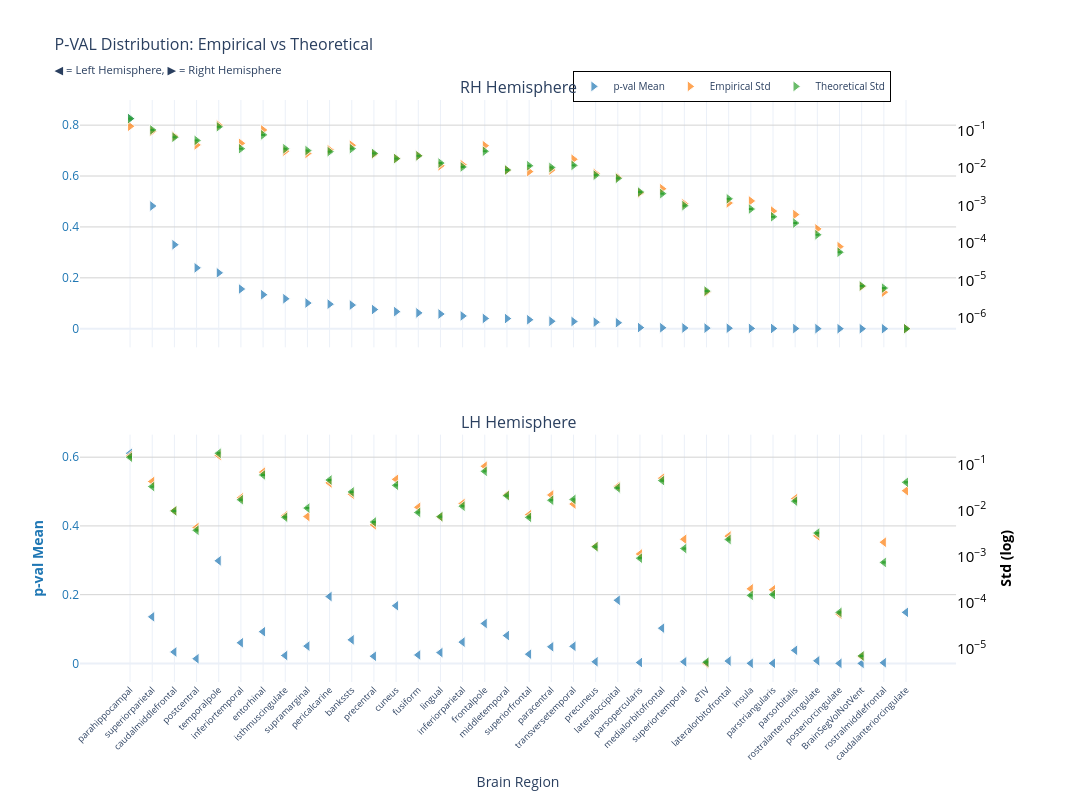
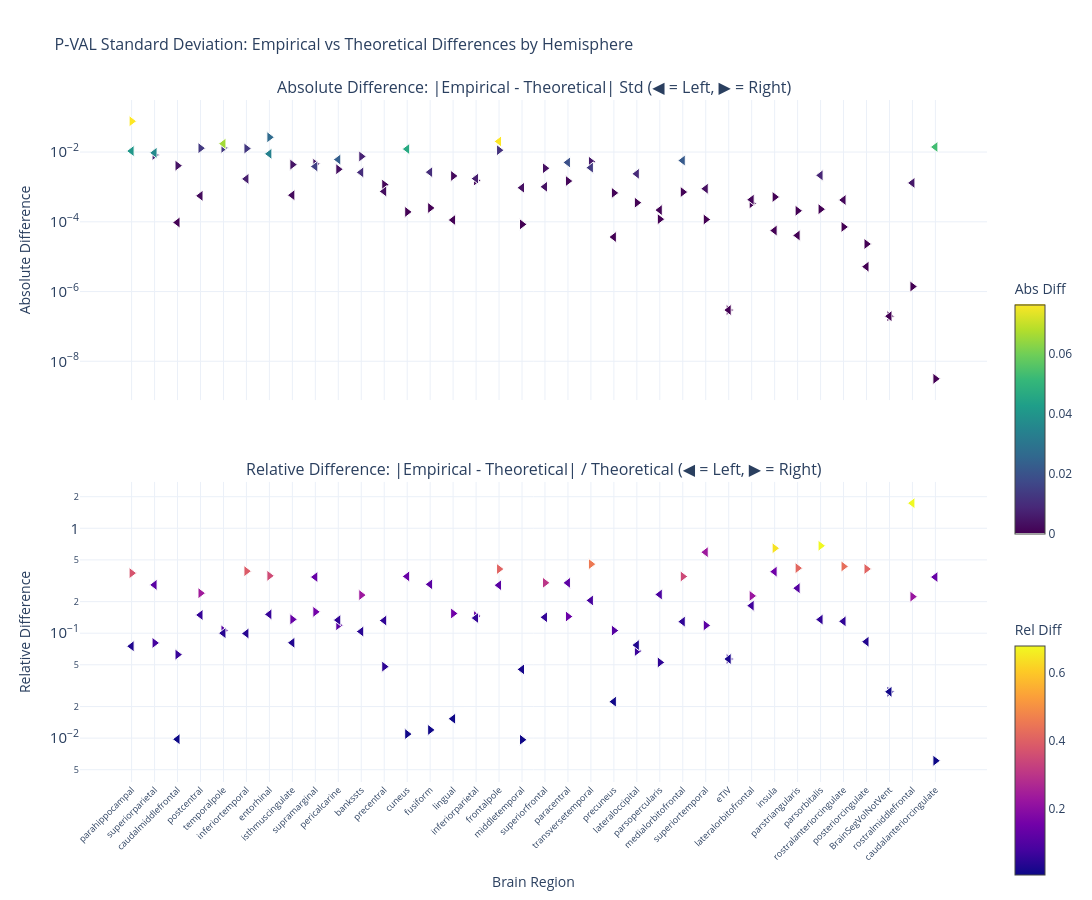

The cell these charts' notebook holds for them, in order:
### Markdown cell above
### p-value

### Code cell
nu_nav = df_npvr[(df_npvr["timepoint"] == "baseline") & (df_npvr["group"] == "HC-PD")]
data_path = stats_dir / f"student_baseline_{METRIC}.parquet"
df, stats = get_test_stats(
    data_path, stat_functions_F, nu_nav, hemisphere=True, study="baseline"
)
show_figure(stats, hemisphere=True, stat_name="p-val", study="baseline", metric=METRIC)

### Figure 1 — Plotly figure (JSON) as saved in the notebook; plotly's stock layout.template omitted (floating-point values rounded to 4 significant figures)
{"data": [{"hovertemplate": "<b>%{x}</b><br>Mean p-val: %{y:.2f}<br><extra></extra>", "legendgroup": "mean", "marker": {"color": "#1f77b4", "line": {"color": "white", "width": 1}, "opacity": 0.7, "size": 10, "symbol": "triangle-right"}, "mode": "markers", "name": "p-val Mean", "showlegend": true, "type": "scatter", "x": ["parahippocampal", "superiorparietal", "caudalmiddlefrontal", "postcentral", "temporalpole", "inferiortemporal", "entorhinal", "isthmuscingulate", "supramarginal", "pericalcarine", "bankssts", "precentral", "cuneus", "fusiform", "lingual", "inferiorparietal", "frontalpole", "middletemporal", "superiorfrontal", "paracentral", "transversetemporal", "precuneus", "lateraloccipital", "parsopercularis", "medialorbitofrontal", "superiortemporal", "eTIV", "lateralorbitofrontal", "insula", "parstriangularis", "parsorbitalis", "rostralanteriorcingulate", "posteriorcingulate", "BrainSegVolNotVent", "rostralmiddlefrontal", "caudalanteriorcingulate"], "xaxis": "x", "y": [0.8256, 0.4823, 0.3301, 0.2391, 0.2197, 0.1561, 0.1337, 0.1178, 0.101, 0.09654, 0.09297, 0.07543, 0.0672, 0.06225, 0.05785, 0.0503, 0.04041, 0.04003, 0.03533, 0.02941, 0.02845, 0.0259, 0.02354, 0.00454, 0.003881, 0.003, 0.002409, 0.002015, 0.001298, 0.001023, 0.0006762, 0.0003542, 0.0001291, 7.135e-05, 9.251e-06, 1.013e-06], "yaxis": "y"}, {"hovertemplate": "<b>%{x}</b><br>Empirical Std: %{y:.3f}<br><extra></extra>", "legendgroup": "empirical", "marker": {"color": "#ff7f0e", "line": {"color": "white", "width": 1}, "opacity": 0.7, "size": 10, "symbol": "triangle-right"}, "mode": "markers", "name": "Empirical Std", "showlegend": true, "type": "scatter", "x": ["parahippocampal", "superiorparietal", "caudalmiddlefrontal", "postcentral", "temporalpole", "inferiortemporal", "entorhinal", "isthmuscingulate", "supramarginal", "pericalcarine", "bankssts", "precentral", "cuneus", "fusiform", "lingual", "inferiorparietal", "frontalpole", "middletemporal", "superiorfrontal", "paracentral", "transversetemporal", "precuneus", "lateraloccipital", "parsopercularis", "medialorbitofrontal", "superiortemporal", "eTIV", "lateralorbitofrontal", "insula", "parstriangularis", "parsorbitalis", "rostralanteriorcingulate", "posteriorcingulate", "BrainSegVolNotVent", "rostralmiddlefrontal", "caudalanteriorcingulate"], "xaxis": "x", "y": [0.1281, 0.09403, 0.0693, 0.04078, 0.1371, 0.04495, 0.1021, 0.02787, 0.02417, 0.03021, 0.03991, 0.02307, 0.01779, 0.02111, 0.01133, 0.01208, 0.03893, 0.00868, 0.007934, 0.008751, 0.01691, 0.007042, 0.005594, 0.002142, 0.002768, 0.001099, 4.907e-06, 0.001156, 0.001312, 0.0007038, 0.0005677, 0.000236, 7.952e-05, 6.924e-06, 4.857e-06, 5.202e-07], "yaxis": "y2"}, {"error_y": {"array": [0.005731, 0.002866, 0.001827, 0.001505, 0.003472, 0.0009059, 0.002115, 0.0009032, 0.000806, 0.0007564, 0.0009084, 0.0006789, 0.0004929, 0.0005844, 0.0003754, 0.0002954, 0.0007745, 0.0002456, 0.0003185, 0.0002865, 0.0003256, 0.0001784, 0.0001468, 6.335e-05, 5.758e-05, 2.752e-05, 1.457e-07, 4.19e-05, 2.235e-05, 1.392e-05, 9.461e-06, 4.615e-06, 1.581e-06, 1.995e-07, 1.751e-07, 1.449e-08], "arrayminus": [0.005573, 0.002787, 0.001777, 0.001463, 0.003376, 0.0008808, 0.002057, 0.0008782, 0.0007837, 0.0007355, 0.0008832, 0.0006601, 0.0004793, 0.0005682, 0.000365, 0.0002872, 0.000753, 0.0002388, 0.0003097, 0.0002785, 0.0003166, 0.0001735, 0.0001428, 6.16e-05, 5.598e-05, 2.676e-05, 1.417e-07, 4.074e-05, 2.173e-05, 1.353e-05, 9.199e-06, 4.487e-06, 1.537e-06, 1.94e-07, 1.703e-07, 1.408e-08], "color": "#2ca02c", "thickness": 1, "type": "data", "visible": true, "width": 2}, "hovertemplate": "<b>%{x}</b><br>Theoretical Std: %{y:.3f}<br><extra></extra>", "legendgroup": "theoretical", "marker": {"color": "#2ca02c", "line": {"color": "white", "width": 1}, "opacity": 0.7, "size": 10, "symbol": "triangle-right"}, "mode": "markers", "name": "Theoretical Std", "showlegend": true, "type": "scatter", "x": ["parahippocampal", "superiorparietal", "caudalmiddlefrontal", "postcentral", "temporalpole", "inferiortemporal", "entorhinal", "isthmuscingulate", "supramarginal", "pericalcarine", "bankssts", "precentral", "cuneus", "fusiform", "lingual", "inferiorparietal", "frontalpole", "middletemporal", "superiorfrontal", "paracentral", "transversetemporal", "precuneus", "lateraloccipital", "parsopercularis", "medialorbitofrontal", "superiortemporal", "eTIV", "lateralorbitofrontal", "insula", "parstriangularis", "parsorbitalis", "rostralanteriorcingulate", "posteriorcingulate", "BrainSegVolNotVent", "rostralmiddlefrontal", "caudalanteriorcingulate"], "xaxis": "x", "y": [0.2046, 0.1023, 0.06522, 0.0537, 0.1239, 0.03233, 0.0755, 0.03224, 0.02877, 0.027, 0.03242, 0.02423, 0.01759, 0.02086, 0.0134, 0.01054, 0.02764, 0.008764, 0.01137, 0.01023, 0.01162, 0.006368, 0.00524, 0.002261, 0.002055, 0.0009822, 5.202e-06, 0.001495, 0.0007978, 0.0004967, 0.0003377, 0.0001647, 5.642e-05, 7.121e-06, 6.251e-06, 5.17e-07], "yaxis": "y2"}, {"hovertemplate": "<b>%{x}</b><br>Mean p-val: %{y:.2f}<br><extra></extra>", "legendgroup": "mean", "marker": {"color": "#1f77b4", "line": {"color": "white", "width": 1}, "opacity": 0.7, "size": 10, "symbol": "triangle-left"}, "mode": "markers", "name": "p-val Mean", "showlegend": false, "type": "scatter", "x": ["parahippocampal", "temporalpole", "pericalcarine", "lateraloccipital", "cuneus", "caudalanteriorcingulate", "superiorparietal", "frontalpole", "medialorbitofrontal", "entorhinal", "middletemporal", "bankssts", "inferiorparietal", "inferiortemporal", "supramarginal", "transversetemporal", "paracentral", "parsorbitalis", "caudalmiddlefrontal", "lingual", "superiorfrontal", "fusiform", "isthmuscingulate", "precentral", "postcentral", "rostralanteriorcingulate", "lateralorbitofrontal", "precuneus", "superiortemporal", "parsopercularis", "eTIV", "rostralmiddlefrontal", "parstriangularis", "insula", "posteriorcingulate", "BrainSegVolNotVent"], "xaxis": "x2", "y": [0.6114, 0.2985, 0.1945, 0.1837, 0.1677, 0.1486, 0.1355, 0.1161, 0.1026, 0.09228, 0.08102, 0.06859, 0.06195, 0.06008, 0.05028, 0.04974, 0.04842, 0.03811, 0.03324, 0.03145, 0.02681, 0.02453, 0.023, 0.02075, 0.01362, 0.007525, 0.006842, 0.004754, 0.004663, 0.002516, 0.002409, 0.001981, 0.0003728, 0.0002541, 0.0001236, 7.135e-05], "yaxis": "y3"}, {"hovertemplate": "<b>%{x}</b><br>Empirical Std: %{y:.3f}<br><extra></extra>", "legendgroup": "empirical", "marker": {"color": "#ff7f0e", "line": {"color": "white", "width": 1}, "opacity": 0.7, "size": 10, "symbol": "triangle-left"}, "mode": "markers", "name": "Empirical Std", "showlegend": false, "type": "scatter", "x": ["parahippocampal", "temporalpole", "pericalcarine", "lateraloccipital", "cuneus", "caudalanteriorcingulate", "superiorparietal", "frontalpole", "medialorbitofrontal", "entorhinal", "middletemporal", "bankssts", "inferiorparietal", "inferiortemporal", "supramarginal", "transversetemporal", "paracentral", "parsorbitalis", "caudalmiddlefrontal", "lingual", "superiorfrontal", "fusiform", "isthmuscingulate", "precentral", "postcentral", "rostralanteriorcingulate", "lateralorbitofrontal", "precuneus", "superiortemporal", "parsopercularis", "eTIV", "rostralmiddlefrontal", "parstriangularis", "insula", "posteriorcingulate", "BrainSegVolNotVent"], "xaxis": "x2", "y": [0.1529, 0.156, 0.0396, 0.03321, 0.04725, 0.0268, 0.04244, 0.0907, 0.05007, 0.06768, 0.02193, 0.0226, 0.01414, 0.01883, 0.007406, 0.01381, 0.02171, 0.01806, 0.009897, 0.007253, 0.008114, 0.01173, 0.007728, 0.004891, 0.004282, 0.002833, 0.002791, 0.001681, 0.002388, 0.001145, 4.907e-06, 0.002057, 0.0001923, 0.0002015, 5.718e-05, 6.924e-06], "yaxis": "y4"}, {"error_y": {"array": [0.003985, 0.004856, 0.00128, 0.000864, 0.0009822, 0.001142, 0.0009228, 0.001975, 0.001243, 0.001647, 0.0005879, 0.0007066, 0.0003477, 0.0004798, 0.0003157, 0.0004869, 0.0004673, 0.0004459, 0.0002746, 0.0002064, 0.0001991, 0.0002543, 0.0002003, 0.0001579, 0.0001044, 9.12e-05, 6.61e-05, 4.607e-05, 4.203e-05, 2.601e-05, 1.457e-07, 2.107e-05, 4.248e-06, 4.073e-06, 1.747e-06, 1.995e-07], "arrayminus": [0.003874, 0.004722, 0.001245, 0.00084, 0.000955, 0.001111, 0.0008972, 0.00192, 0.001208, 0.001602, 0.0005716, 0.000687, 0.0003381, 0.0004665, 0.000307, 0.0004734, 0.0004543, 0.0004335, 0.000267, 0.0002006, 0.0001936, 0.0002473, 0.0001947, 0.0001535, 0.0001015, 8.868e-05, 6.426e-05, 4.48e-05, 4.086e-05, 2.529e-05, 1.417e-07, 2.049e-05, 4.13e-06, 3.96e-06, 1.698e-06, 1.94e-07], "color": "#2ca02c", "thickness": 1, "type": "data", "visible": true, "width": 2}, "hovertemplate": "<b>%{x}</b><br>Theoretical Std: %{y:.3f}<br><extra></extra>", "legendgroup": "theoretical", "marker": {"color": "#2ca02c", "line": {"color": "white", "width": 1}, "opacity": 0.7, "size": 10, "symbol": "triangle-left"}, "mode": "markers", "name": "Theoretical Std", "showlegend": false, "type": "scatter", "x": ["parahippocampal", "temporalpole", "pericalcarine", "lateraloccipital", "cuneus", "caudalanteriorcingulate", "superiorparietal", "frontalpole", "medialorbitofrontal", "entorhinal", "middletemporal", "bankssts", "inferiorparietal", "inferiortemporal", "supramarginal", "transversetemporal", "paracentral", "parsorbitalis", "caudalmiddlefrontal", "lingual", "superiorfrontal", "fusiform", "isthmuscingulate", "precentral", "postcentral", "rostralanteriorcingulate", "lateralorbitofrontal", "precuneus", "superiortemporal", "parsopercularis", "eTIV", "rostralmiddlefrontal", "parstriangularis", "insula", "posteriorcingulate", "BrainSegVolNotVent"], "xaxis": "x2", "y": [0.1422, 0.1733, 0.04569, 0.03084, 0.03506, 0.04077, 0.03294, 0.07049, 0.04435, 0.05879, 0.02098, 0.02522, 0.01241, 0.01712, 0.01127, 0.01738, 0.01668, 0.01591, 0.009801, 0.007365, 0.007106, 0.009078, 0.007148, 0.005634, 0.003726, 0.003255, 0.002359, 0.001644, 0.0015, 0.0009283, 5.202e-06, 0.000752, 0.0001516, 0.0001454, 6.235e-05, 7.121e-06], "yaxis": "y4"}], "layout": {"annotations": [{"font": {"size": 16}, "showarrow": false, "text": "RH Hemisphere", "x": 0.47, "xanchor": "center", "xref": "paper", "y": 1, "yanchor": "bottom", "yref": "paper"}, {"font": {"size": 16}, "showarrow": false, "text": "LH Hemisphere", "x": 0.47, "xanchor": "center", "xref": "paper", "y": 0.425, "yanchor": "bottom", "yref": "paper"}], "height": 800, "hovermode": "x", "legend": {"bgcolor": "rgba(255, 255, 255, 0.9)", "bordercolor": "black", "borderwidth": 1, "font": {"size": 10}, "orientation": "h", "x": 0.7, "xanchor": "center", "y": 1.05}, "title": {"font": {"size": 16}, "text": "P-VAL Distribution: Empirical vs Theoretical<br><sub>◀ = Left Hemisphere, ▶ = Right Hemisphere</sub>"}, "width": 1400, "xaxis": {"anchor": "y", "domain": [0, 0.94], "matches": "x2", "showticklabels": false}, "xaxis2": {"anchor": "y3", "domain": [0, 0.94], "tickangle": -45, "tickfont": {"size": 9}, "title": {"text": "Brain Region"}}, "yaxis": {"anchor": "x", "domain": [0.575, 1], "gridcolor": "lightgray", "showgrid": true, "tickfont": {"color": "#1f77b4"}, "title": {"font": {"color": "#1f77b4"}, "text": ""}}, "yaxis2": {"anchor": "x", "exponentformat": "power", "overlaying": "y", "showgrid": false, "side": "right", "tickfont": {"color": "black"}, "title": {"font": {"color": "black"}, "text": ""}, "type": "log"}, "yaxis3": {"anchor": "x2", "domain": [0, 0.425], "gridcolor": "lightgray", "showgrid": true, "tickfont": {"color": "#1f77b4"}, "title": {"font": {"color": "#1f77b4"}, "text": "<b>p-val Mean</b>"}}, "yaxis4": {"anchor": "x2", "exponentformat": "power", "overlaying": "y3", "showgrid": false, "side": "right", "tickfont": {"color": "black"}, "title": {"font": {"color": "black"}, "text": "<b>Std (log)</b>"}, "type": "log"}}}

### Figure 2 — Plotly figure (JSON) as saved in the notebook; plotly's stock layout.template omitted (floating-point values rounded to 4 significant figures)
{"data": [{"hovertemplate": "<b>%{x}</b><br>Hemisphere: %{text}<br>Abs Diff: %{y:.4f}<br><extra></extra>", "legendgroup": "abs_rh", "marker": {"color": [0.07645, 0.008262, 0.004075, 0.01293, 0.01316, 0.01262, 0.02657, 0.004364, 0.004593, 0.003215, 0.007484, 0.001163, 0.0001922, 0.0002496, 0.002065, 0.001534, 0.01129, 8.452e-05, 0.003435, 0.001474, 0.00529, 0.0006743, 0.0003538, 0.000119, 0.0007131, 0.0001165, 2.951e-07, 0.0003391, 0.0005145, 0.0002071, 0.00023, 7.126e-05, 2.31e-05, 1.968e-07, 1.394e-06, 3.146e-09], "colorbar": {"len": 0.4, "title": {"text": "Abs Diff"}, "y": 0.75, "yanchor": "top"}, "colorscale": [[0, "#440154"], [0.1111, "#482878"], [0.2222, "#3e4989"], [0.3333, "#31688e"], [0.4444, "#26828e"], [0.5556, "#1f9e89"], [0.6667, "#35b779"], [0.7778, "#6ece58"], [0.8889, "#b5de2b"], [1, "#fde725"]], "line": {"color": "white", "width": 1}, "showscale": true, "size": 10, "symbol": "triangle-right"}, "mode": "markers", "name": "Absolute (rh)", "showlegend": false, "text": ["rh", "rh", "rh", "rh", "rh", "rh", "rh", "rh", "rh", "rh", "rh", "rh", "rh", "rh", "rh", "rh", "rh", "rh", "rh", "rh", "rh", "rh", "rh", "rh", "rh", "rh", "rh", "rh", "rh", "rh", "rh", "rh", "rh", "rh", "rh", "rh"], "type": "scatter", "x": ["parahippocampal", "superiorparietal", "caudalmiddlefrontal", "postcentral", "temporalpole", "inferiortemporal", "entorhinal", "isthmuscingulate", "supramarginal", "pericalcarine", "bankssts", "precentral", "cuneus", "fusiform", "lingual", "inferiorparietal", "frontalpole", "middletemporal", "superiorfrontal", "paracentral", "transversetemporal", "precuneus", "lateraloccipital", "parsopercularis", "medialorbitofrontal", "superiortemporal", "eTIV", "lateralorbitofrontal", "insula", "parstriangularis", "parsorbitalis", "rostralanteriorcingulate", "posteriorcingulate", "BrainSegVolNotVent", "rostralmiddlefrontal", "caudalanteriorcingulate"], "xaxis": "x", "y": [0.07645, 0.008262, 0.004075, 0.01293, 0.01316, 0.01262, 0.02657, 0.004364, 0.004593, 0.003215, 0.007484, 0.001163, 0.0001922, 0.0002496, 0.002065, 0.001534, 0.01129, 8.452e-05, 0.003435, 0.001474, 0.00529, 0.0006743, 0.0003538, 0.000119, 0.0007131, 0.0001165, 2.951e-07, 0.0003391, 0.0005145, 0.0002071, 0.00023, 7.126e-05, 2.31e-05, 1.968e-07, 1.394e-06, 3.146e-09], "yaxis": "y"}, {"hovertemplate": "<b>%{x}</b><br>Hemisphere: %{text}<br>Rel Diff: %{y:.2%}<br><extra></extra>", "legendgroup": "rel_rh", "marker": {"color": [0.3737, 0.08077, 0.06248, 0.2407, 0.1062, 0.3902, 0.352, 0.1354, 0.1597, 0.1191, 0.2308, 0.048, 0.01092, 0.01197, 0.1542, 0.1455, 0.4085, 0.009643, 0.3021, 0.1441, 0.4552, 0.1059, 0.06751, 0.05264, 0.347, 0.1186, 0.05674, 0.2267, 0.6449, 0.417, 0.6811, 0.4326, 0.4094, 0.02763, 0.223, 0.006084], "colorbar": {"len": 0.4, "title": {"text": "Rel Diff"}, "y": 0.25, "yanchor": "top"}, "colorscale": [[0, "#0d0887"], [0.1111, "#46039f"], [0.2222, "#7201a8"], [0.3333, "#9c179e"], [0.4444, "#bd3786"], [0.5556, "#d8576b"], [0.6667, "#ed7953"], [0.7778, "#fb9f3a"], [0.8889, "#fdca26"], [1, "#f0f921"]], "line": {"color": "white", "width": 1}, "showscale": true, "size": 10, "symbol": "triangle-right"}, "mode": "markers", "name": "Relative (rh)", "showlegend": false, "text": ["rh", "rh", "rh", "rh", "rh", "rh", "rh", "rh", "rh", "rh", "rh", "rh", "rh", "rh", "rh", "rh", "rh", "rh", "rh", "rh", "rh", "rh", "rh", "rh", "rh", "rh", "rh", "rh", "rh", "rh", "rh", "rh", "rh", "rh", "rh", "rh"], "type": "scatter", "x": ["parahippocampal", "superiorparietal", "caudalmiddlefrontal", "postcentral", "temporalpole", "inferiortemporal", "entorhinal", "isthmuscingulate", "supramarginal", "pericalcarine", "bankssts", "precentral", "cuneus", "fusiform", "lingual", "inferiorparietal", "frontalpole", "middletemporal", "superiorfrontal", "paracentral", "transversetemporal", "precuneus", "lateraloccipital", "parsopercularis", "medialorbitofrontal", "superiortemporal", "eTIV", "lateralorbitofrontal", "insula", "parstriangularis", "parsorbitalis", "rostralanteriorcingulate", "posteriorcingulate", "BrainSegVolNotVent", "rostralmiddlefrontal", "caudalanteriorcingulate"], "xaxis": "x2", "y": [0.3737, 0.08077, 0.06248, 0.2407, 0.1062, 0.3902, 0.352, 0.1354, 0.1597, 0.1191, 0.2308, 0.048, 0.01092, 0.01197, 0.1542, 0.1455, 0.4085, 0.009643, 0.3021, 0.1441, 0.4552, 0.1059, 0.06751, 0.05264, 0.347, 0.1186, 0.05674, 0.2267, 0.6449, 0.417, 0.6811, 0.4326, 0.4094, 0.02763, 0.223, 0.006084], "yaxis": "y2"}, {"hovertemplate": "<b>%{x}</b><br>Hemisphere: %{text}<br>Abs Diff: %{y:.4f}<br><extra></extra>", "legendgroup": "abs_lh", "marker": {"color": [0.01068, 0.01735, 0.00609, 0.002374, 0.01219, 0.01397, 0.009507, 0.02021, 0.005715, 0.008885, 0.0009483, 0.002615, 0.001731, 0.001702, 0.003863, 0.003567, 0.005033, 0.002147, 9.561e-05, 0.0001126, 0.001008, 0.002652, 0.0005794, 0.0007437, 0.0005556, 0.0004222, 0.0004316, 3.659e-05, 0.0008877, 0.0002171, 2.951e-07, 0.001305, 4.073e-05, 5.612e-05, 5.17e-06, 1.968e-07], "colorbar": {"len": 0.4, "title": {"text": "Abs Diff"}, "y": 0.75, "yanchor": "top"}, "colorscale": [[0, "#440154"], [0.1111, "#482878"], [0.2222, "#3e4989"], [0.3333, "#31688e"], [0.4444, "#26828e"], [0.5556, "#1f9e89"], [0.6667, "#35b779"], [0.7778, "#6ece58"], [0.8889, "#b5de2b"], [1, "#fde725"]], "line": {"color": "white", "width": 1}, "showscale": false, "size": 10, "symbol": "triangle-left"}, "mode": "markers", "name": "Absolute (lh)", "showlegend": false, "text": ["lh", "lh", "lh", "lh", "lh", "lh", "lh", "lh", "lh", "lh", "lh", "lh", "lh", "lh", "lh", "lh", "lh", "lh", "lh", "lh", "lh", "lh", "lh", "lh", "lh", "lh", "lh", "lh", "lh", "lh", "lh", "lh", "lh", "lh", "lh", "lh"], "type": "scatter", "x": ["parahippocampal", "temporalpole", "pericalcarine", "lateraloccipital", "cuneus", "caudalanteriorcingulate", "superiorparietal", "frontalpole", "medialorbitofrontal", "entorhinal", "middletemporal", "bankssts", "inferiorparietal", "inferiortemporal", "supramarginal", "transversetemporal", "paracentral", "parsorbitalis", "caudalmiddlefrontal", "lingual", "superiorfrontal", "fusiform", "isthmuscingulate", "precentral", "postcentral", "rostralanteriorcingulate", "lateralorbitofrontal", "precuneus", "superiortemporal", "parsopercularis", "eTIV", "rostralmiddlefrontal", "parstriangularis", "insula", "posteriorcingulate", "BrainSegVolNotVent"], "xaxis": "x", "y": [0.01068, 0.01735, 0.00609, 0.002374, 0.01219, 0.01397, 0.009507, 0.02021, 0.005715, 0.008885, 0.0009483, 0.002615, 0.001731, 0.001702, 0.003863, 0.003567, 0.005033, 0.002147, 9.561e-05, 0.0001126, 0.001008, 0.002652, 0.0005794, 0.0007437, 0.0005556, 0.0004222, 0.0004316, 3.659e-05, 0.0008877, 0.0002171, 2.951e-07, 0.001305, 4.073e-05, 5.612e-05, 5.17e-06, 1.968e-07], "yaxis": "y"}, {"hovertemplate": "<b>%{x}</b><br>Hemisphere: %{text}<br>Rel Diff: %{y:.2%}<br><extra></extra>", "legendgroup": "rel_lh", "marker": {"color": [0.07513, 0.1001, 0.1333, 0.077, 0.3478, 0.3427, 0.2886, 0.2867, 0.1288, 0.1511, 0.04519, 0.1037, 0.1395, 0.09937, 0.3428, 0.2053, 0.3018, 0.1349, 0.009755, 0.01528, 0.1419, 0.2922, 0.08105, 0.132, 0.1491, 0.1297, 0.183, 0.02225, 0.5918, 0.2338, 0.05674, 1.735, 0.2686, 0.386, 0.08292, 0.02763], "colorbar": {"len": 0.4, "title": {"text": "Rel Diff"}, "y": 0.25, "yanchor": "top"}, "colorscale": [[0, "#0d0887"], [0.1111, "#46039f"], [0.2222, "#7201a8"], [0.3333, "#9c179e"], [0.4444, "#bd3786"], [0.5556, "#d8576b"], [0.6667, "#ed7953"], [0.7778, "#fb9f3a"], [0.8889, "#fdca26"], [1, "#f0f921"]], "line": {"color": "white", "width": 1}, "showscale": false, "size": 10, "symbol": "triangle-left"}, "mode": "markers", "name": "Relative (lh)", "showlegend": false, "text": ["lh", "lh", "lh", "lh", "lh", "lh", "lh", "lh", "lh", "lh", "lh", "lh", "lh", "lh", "lh", "lh", "lh", "lh", "lh", "lh", "lh", "lh", "lh", "lh", "lh", "lh", "lh", "lh", "lh", "lh", "lh", "lh", "lh", "lh", "lh", "lh"], "type": "scatter", "x": ["parahippocampal", "temporalpole", "pericalcarine", "lateraloccipital", "cuneus", "caudalanteriorcingulate", "superiorparietal", "frontalpole", "medialorbitofrontal", "entorhinal", "middletemporal", "bankssts", "inferiorparietal", "inferiortemporal", "supramarginal", "transversetemporal", "paracentral", "parsorbitalis", "caudalmiddlefrontal", "lingual", "superiorfrontal", "fusiform", "isthmuscingulate", "precentral", "postcentral", "rostralanteriorcingulate", "lateralorbitofrontal", "precuneus", "superiortemporal", "parsopercularis", "eTIV", "rostralmiddlefrontal", "parstriangularis", "insula", "posteriorcingulate", "BrainSegVolNotVent"], "xaxis": "x2", "y": [0.07513, 0.1001, 0.1333, 0.077, 0.3478, 0.3427, 0.2886, 0.2867, 0.1288, 0.1511, 0.04519, 0.1037, 0.1395, 0.09937, 0.3428, 0.2053, 0.3018, 0.1349, 0.009755, 0.01528, 0.1419, 0.2922, 0.08105, 0.132, 0.1491, 0.1297, 0.183, 0.02225, 0.5918, 0.2338, 0.05674, 1.735, 0.2686, 0.386, 0.08292, 0.02763], "yaxis": "y2"}], "layout": {"annotations": [{"font": {"size": 16}, "showarrow": false, "text": "Absolute Difference: |Empirical - Theoretical| Std (◀ = Left, ▶ = Right)", "x": 0.5, "xanchor": "center", "xref": "paper", "y": 1, "yanchor": "bottom", "yref": "paper"}, {"font": {"size": 16}, "showarrow": false, "text": "Relative Difference: |Empirical - Theoretical| / Theoretical (◀ = Left, ▶ = Right)", "x": 0.5, "xanchor": "center", "xref": "paper", "y": 0.44, "yanchor": "bottom", "yref": "paper"}], "height": 900, "hovermode": "x unified", "showlegend": false, "title": {"font": {"size": 16}, "text": "P-VAL Standard Deviation: Empirical vs Theoretical Differences by Hemisphere"}, "width": 1400, "xaxis": {"anchor": "y", "domain": [0, 1], "showticklabels": false}, "xaxis2": {"anchor": "y2", "domain": [0, 1], "tickangle": -45, "tickfont": {"size": 9}, "title": {"text": "Brain Region"}}, "yaxis": {"anchor": "x", "domain": [0.56, 1], "exponentformat": "power", "title": {"text": "Absolute Difference"}, "type": "log"}, "yaxis2": {"anchor": "x2", "domain": [0, 0.44], "exponentformat": "power", "title": {"text": "Relative Difference"}, "type": "log"}}}
